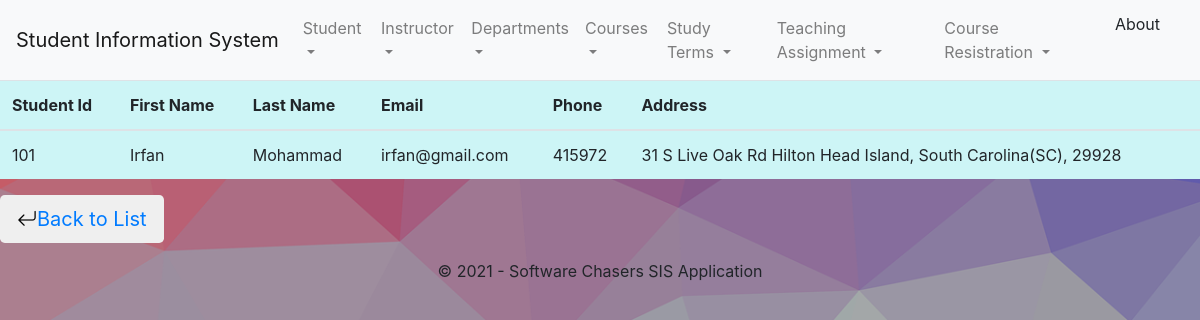
Page /student/details/101 on the committed database.
### sisapp/models.py (models this page shows, shortened)
class Student(models.Model):
    student_id = models.IntegerField(primary_key=True)
    student_first_name = models.CharField(max_length=32)
    student_last_name = models.CharField(max_length=32)
    student_email = models.EmailField()
    student_phone = models.CharField(max_length=32)
    student_address = models.TextField()

### sisapp/Views/studentViews.py (the view)
# urls.py: path('student/details/<pk>', studentViews.StudentDetailView.as_view(template_name='student'
class StudentDetailView(DetailView):
    model = Student

### templates/student/student_list_item.html (shortened to what this page needs)
{% extends 'base.html' %}
{% block body_block %}
<table class="table table-hover">
    <thead>
        <tr>
            <th scope="col">Student Id</th>
            <th scope="col">First Name</th>
            <th scope="col">Last Name</th>
            <th scope="col">Email</th>
            <th scope="col">Phone</th>
            <th scope="col">Address</th>
        </tr>
    </thead>
<tbody>
    <tr>
        <td>{{ object.student_id }}</td>
        <td>{{ object.student_first_name }}</td>
        <td>{{ object.student_last_name }}</td>
        <td>{{ object.student_email }}</td>
        <td>{{ object.student_phone }}</td>
        <td>{{ object.student_address }}</td>
    </tr>
</tbody>
</table>
<button type="button" class="btn btn-default btn-lg">
  <span class="bi bi-arrow-return-left" aria-hidden="true"><a  href="{% url 'sisapp:student_list' %}" >Back to List</a></span>
</button>
{% endblock %}

### templates/base.html (style rules this page uses)
td,th { background: #CDF5F6; }
body { min-height: 80vh; height: auto !important; height: 100%; margin: 0 auto -60px; }

### rows in the picture
Student: student_id "101", student_first_name "Irfan", student_last_name "Mohammad", student_email "irfan@gmail.com", student_phone "415972", student_address "31 S Live Oak Rd Hilton Head Island, South Carolina(SC), 29928"
